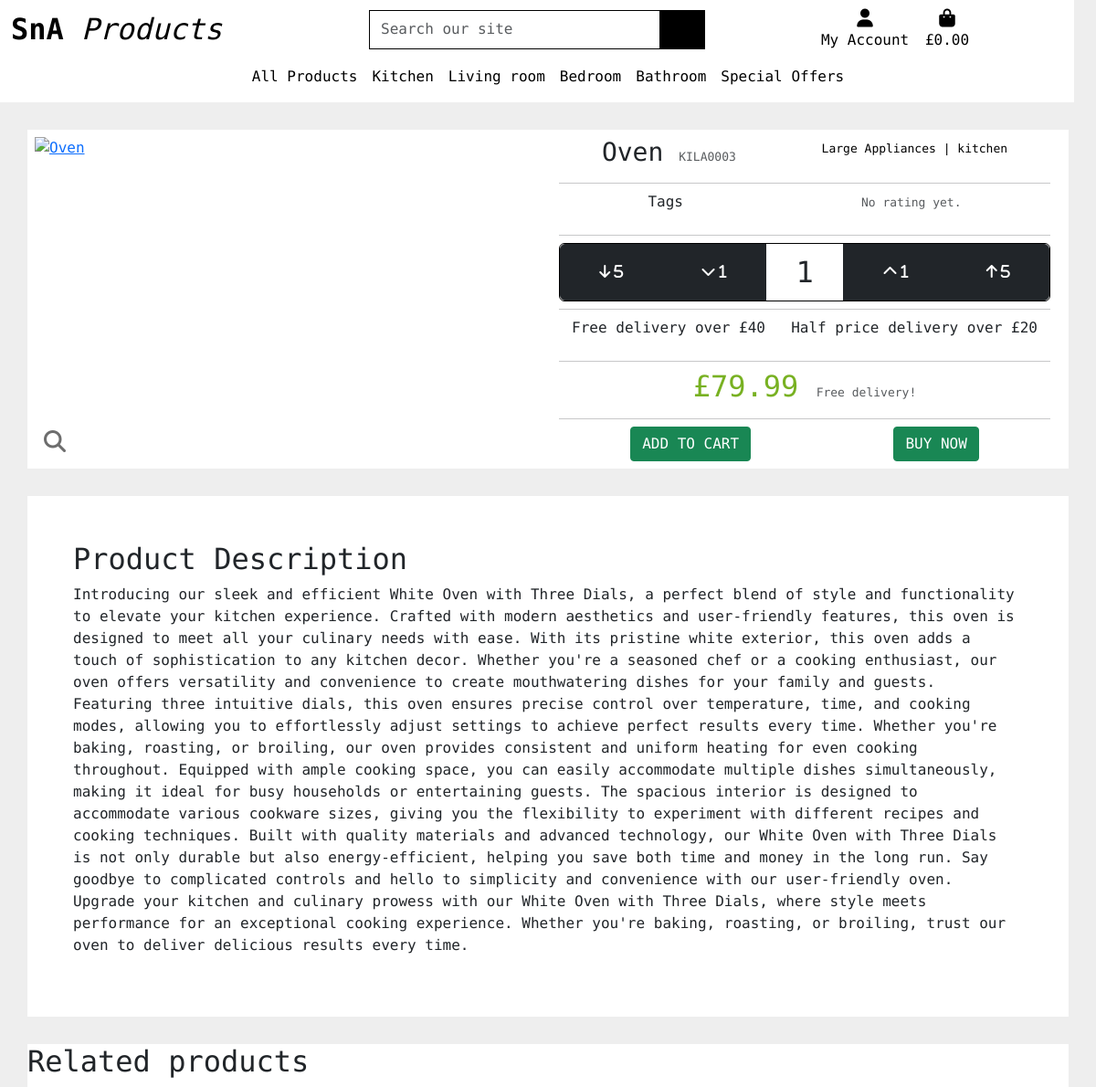
The page /products/1/ on the database its author committed.
### products/models.py (models this page shows, shortened)
class Product(models.Model):
    category = models.ForeignKey('Category', limit_choices_to={'type': 1},  null=True, blank=True, on_delete=models.SET_DEFAULT, default=18)
    sku = models.CharField(max_length=254, unique=True, editable=False)
    name = models.CharField(max_length=254)
    description = models.TextField()
    price = models.DecimalField(max_digits=6, decimal_places=2)
    rating = models.DecimalField(max_digits=6, decimal_places=2, null=True, blank=True)
    image = CloudinaryField('image', default='placeholder')
    has_sizes = models.BooleanField(null=True, blank=True, default=False)
    def parent(self):
        if self.category:
            return self.category.parent
    def get_category_name(self):
        return self.category.display_name

class Category(models.Model):
    class Meta:
        verbose_name_plural = 'Categories'
    parent = models.ForeignKey('self', related_name='children', on_delete=models.CASCADE, blank=True, null=True)
    name  = models.CharField(max_length=254)
    display_name  = models.CharField(max_length=254, null=True, blank=True)
    type = models.IntegerField(choices=CATEGORY_TYPE, editable=False)
    def __str__(self):
        return self.name

### products/views.py (the view)
# urls.py: path('<product_id>/', views.product_detail, name='product_detail'),
def product_detail(request, product_id):
    products = get_object_or_404(Product, pk=product_id)
    context = {
        'product': products,
    }
    return render(request, 'products/product_detail.html', context)

### products/templates/products/product_detail.html (shortened to what this page needs)
{% extends "base.html" %}
{% load static %}
{% block nav-includes %}
{% include 'includes/site-nav.html' %}
{% endblock %}
{% block content %}
    <div class="container-md product_detail_container">
        <div class="row product-container p-2">
            <div class="col-12 col-md-6 container product-img-container" id="product-img-container">
                {% if product.image %}
                <a href="{{ product.image.url}}" target="_blank">
                    <img class="product-img mx-auto" width="100%" src="{{ product.image.url}}" alt="{{ product.name }}">
                </a>
                {% else %}
                <a href="{{ product.image.url}}" target="_blank">
                    <img class="product-img mx-auto" width="auto" src="{{ MEDIA_URL }}noimage.png" alt="{{ product.name }}">
                </a>
                {% endif %}
                <i class="fa-solid fa-magnifying-glass zoom-overlay"></i>
            </div>
            <div class="col-12 col-lg-6 text-center">
                <div class="d-flex justify-content-around">
                    <h3>{{product.name}} <small class="text-muted">{{product.sku}}</small></h3>
                    <p class="card-text"><a href="{% url 'products' %}?category={{product.category}}" class="no-link-decoration"><small class="no-link-decoration">{{product.get_category_name }}</a> | <a href="{% url 'products' %}?category={{product.parent}}" class="no-link-decoration">{{product.parent}}</a></small></p>
                </div>
                <hr>
                <div class="d-flex justify-content-around">
                    <p> Tags </p>
                    {% if product.rating %}
                    <p><small class="text-muted">{{product.rating}}</small></p>
                    {% else %}
                    <p><small class="text-muted">No rating yet.</small></p>
                    {% endif %}
                </div>
                <hr>
                <form class="form" action="{% url 'add_to_cart' product.id %}" method="POST">
                    <div class="btn-group input-group qty-group" role="group" aria-label="Button group to increment, or decrement the selected quantity.">
                        <button class="btn btn-dark qty-change" data-change="decrement"> <i class="fa-solid fa-arrow-down"> 5</i></button>
                        <button class="btn btn-dark qty-change" data-change="decrement"> <i class="fa-solid fa-chevron-down"> 1</i></button>
                        <input id="{{product.id}}_qty" class="form-control btn qty-input" type="number" name="quantity" value="1" min="1" max="99" data-product_id="{{ product.id }}">
                        <button class="btn btn-dark qty-change" data-change="increment"> <i class="fa-solid fa-chevron-up"> 1</i> </button>
                        <button class="btn btn-dark qty-change" data-change="increment"> <i class="fa-solid fa-arrow-up"> 5</i> </button>
                    </div>
                    <hr>
                    <div class="d-flex justify-content-around">
                        <p> Free delivery over £<span id="min_free_delivery">{{min_free_delivery}}</span> </p>
                        <p> Half price delivery over £<span id="min_half_delivery">{{ min_half_delivery }}</span> </p>
                    </div>
                    <hr>
                    <div class="d-flex justify-content-around">
                        <h4 class="price">£<span id="product_price">{{product.price}}</span>
                            {% if product.price > min_free_delivery %}
                                <small class="delivery text-muted">Free delivery!</small>
                            {% elif product.price > min_half_delivery %}
                                <small class="delivery text-muted">+£<span id="product-delivery">{{product.delivery}}</span> Half price delivery!</small>
                            {% else %}
                                <small class="delivery text-muted">+£<span id="product-delivery">{{product.delivery}}</span></small>
                            {% endif %}
                            </h4>
                    </div>
                    <hr>
                    <div class="d-flex justify-content-around">
                        <input type="submit" class="btn btn-success rounded-1 text-uppercase" value="Add to Cart">
                        <input type="submit" class="btn btn-success rounded-1 text-uppercase" value="Buy now">
                    </div>
                </form>
            </div>
        </div>
    </div>
    <div class="container-md product_description_container">
        <div class="row">
            <div class="col-12">
                <h2> Product Description </h2>
                <p>{{product.description}}</p>
            </div>
        </div>
    </div>
    <div class="container-md related_products_container">
        <div class="row">
            <div class="col-12">
                <h2>Related products</h2>
            </div>
        </div>
    </div>
{% endblock content %}

### templates/base.html (shortened to what this page needs)
{% load static %}
<!doctype html>
<html lang="en">
  <head>
    {% block corecss %}
        <link href="https://cdn.jsdelivr.net/npm/bootstrap@5.3.3/dist/css/bootstrap.min.css" rel="stylesheet">
        <link rel="stylesheet" href="{% static 'css/style.css' %}">
        <link rel="stylesheet" href="{% static 'css/mobile-site-nav.css' %}">
    {% endblock %}
  </head>
  <body>
    <header class="container-fluid header">
      <div id="topnav" class="row bg-white pt-lg-2 d-lg-flex w-100">
        <div class="col-12 col-lg-4 my-auto py-1 py-lg-0 text-center">
          <a href="{% url 'landing_page' %}" class="nav-link main-logo-link">
            <h2 class="logo-font text-black text-center my-0"><strong>SnA</strong><em> Products</em></h2>
          </a>
        </div>
        <div class="col-12 col-lg-4 my-auto py-1 py-lg-0 d-none d-lg-block">
        <form method="GET" action="{% url 'products' %}">
          <div class="input-group w=100">
            <input class="form-control border border-black rounded-0" type="text" name="search" placeholder="Search our site">
            <div class="input-group-append">
              <button class="form-control btn btn-black border border-black rounded-0" type="submit">
                <span class="icon">
                </span>
              </button>
            </div>
          </div>
        </form>
        </div>
        <div class="col-12 col-lg-4 my-auto py-1 py-lg-0 d-none d-lg-block">
          <ul class="list-inline list-unstyled text-center text-lg-right my-0">
            <li class="list-inline-item dropdown">
              <a class="text-black nav-link" href="#" id="user-options" data-bs-toggle="dropdown" aria-haspopup="true" aria-expanded="false">
                <div class="text-center">
                  <div><i class="fas fa-user fa-lg"></i></div>
                  <p class="my-0">My Account</p>
                </div>
              </a>
            </li>
            <li class="list-inline-item">
              <a class="{% if grand_total %} text-info font-weight-bold{% else %}text-black {% endif %} nav-link" href="{% url 'view_cart' %}">
                <div class="text-center">
                  <div><i class="fas fa-shopping-bag fa-lg"></i></div>
                  <p class="my-0">
                    {% if grand_total %}
                      ${{ grand_total|floatformat:2 }}
                    {% else %}
                      £0.00
                    {% endif %}
                  </p>
                </div>
              </a>
            </li>
          </ul>
        </div>
      </div>
      <div id="top-navbar" class="row bg-white d-lg-none w-100">
        <nav class="mobile-navbar navbar navbar-expand-lg navbar-light w-100 pl-2">
          {% block nav-includes %}{% endblock nav-includes %}
        </nav>
      </div>
    </header>
    {% block content %}
    {% endblock %}
  </body>
</html>

### templates/includes/site-nav.html (shortened to what this page needs)
<div class="collapse navbar-collapse" id="site-nav">
    <ul class="navbar-nav w-auto mx-auto">
        <li class="nav-item dropdown">
            <a class="logo-font font-weight-bold nav-link text-black mr-5" href="#" id="all-products-link" data-bs-toggle="dropdown" aria-haspopup="true" aria-expanded="false">
                All Products
            </a>
        </li>
        <li class="nav-item dropdown">
            <a class="logo-font font-weight-bold nav-link text-black mr-5" href="#" id="clothing-link" data-bs-toggle="dropdown" aria-haspopup="true" aria-expanded="false">
                Kitchen
            </a>
        </li>
        <li class="nav-item dropdown">
            <a class="logo-font font-weight-bold nav-link text-black mr-5" href="#" id="homeware-link" data-bs-toggle="dropdown" aria-haspopup="true" aria-expanded="false">
                Living room
            </a>
        </li>
        <li class="nav-item dropdown">
            <a class="logo-font font-weight-bold nav-link text-black mr-5" href="#" id="homeware-link" data-bs-toggle="dropdown" aria-haspopup="true" aria-expanded="false">
                Bedroom
            </a>
        </li>
        <li class="nav-item dropdown">
            <a class="logo-font font-weight-bold nav-link text-black mr-5" href="#" id="homeware-link" data-bs-toggle="dropdown" aria-haspopup="true" aria-expanded="false">
                Bathroom
            </a>
        </li>
        <li class="nav-item dropdown">
            <a class="logo-font font-weight-bold nav-link text-black" href="#" id="specials-link" data-bs-toggle="dropdown" aria-haspopup="true" aria-expanded="false">
                Special Offers
            </a>
        </li>
    </ul>
</div>

### static/css/style.css (style rules this page uses)
* { max-width: 100vw; }
html { height: 100%; }
body { background: url('/static/media/background-image.jpg') no-repeat center center fixed; background-size: cover; height: calc(100vh - 164px); font-family: "Encode Sans Expanded", sans-serif; font-weight: 400; font-style: normal; width: 100vw; }
.icon { align-items: center; display: inline-flex; justify-content: center; height: 1.5rem; width: 1.5rem; }
.main-logo-link { width: fit-content; }
.btn-black { background: black; color: white; }
.border-black { border: 1px solid black !important; }
small { font-size: small; }
.related_products_container, .product_detail_container, .product_description_container { background: #fff; margin-top: 30px; padding: unset; }
.product_description_container { padding: 50px; }
.product-img-container { position: relative; padding: unset; }
.product-img { display: block; width: auto; max-width: 100%; height: auto; max-height: 380px; }
.zoom-overlay { position: absolute; bottom: 10px; left: 10px; font-size: x-large; color: rgb(109, 109, 109); }
.product-container { width: 100%; justify-content: space-between; margin-left: unset; }
.product-container hr { margin: 8px 0; }
.price { color: rgb(120, 177, 34); font-size: xx-large; }
.qty-group { border: 1px solid black; }
.qty-change { display: inline; }
.qty-input { font-size: xx-large; }
input[type=number].cart-qty-input, input[type=number].qty-input { -moz-appearance: textfield; }
.no-link-decoration { text-decoration: none; color: black; }
.mobile-navbar { justify-content: space-around; }

### rows shown on the page
Product: name "Oven", sku "KILA0003", get_category_name "Large Appliances", parent "kitchen", quantity "1", price "79.99", description "Introducing our sleek and efficient White Oven with Three Dials, a perfect blend of style and functionality to elevate your kitchen experience. Crafted with modern aesthetics and user-friendly features, this oven is designed to meet all your culinary needs with ease. With its pristine white exterior, this oven adds a touch of sophistication to any kitchen decor. Whether you're a seasoned chef or a cooking enthusiast, our oven offers versatility and convenience to create mouthwatering dishes for your family and guests. Featuring three intuitive dials, this oven ensures precise control over temperature, time, and cooking modes, allowing you to effortlessly adjust settings to achieve perfect…"

### other values the page prints
{{ min_free_delivery }} "40"
{{ min_half_delivery }} "20"
